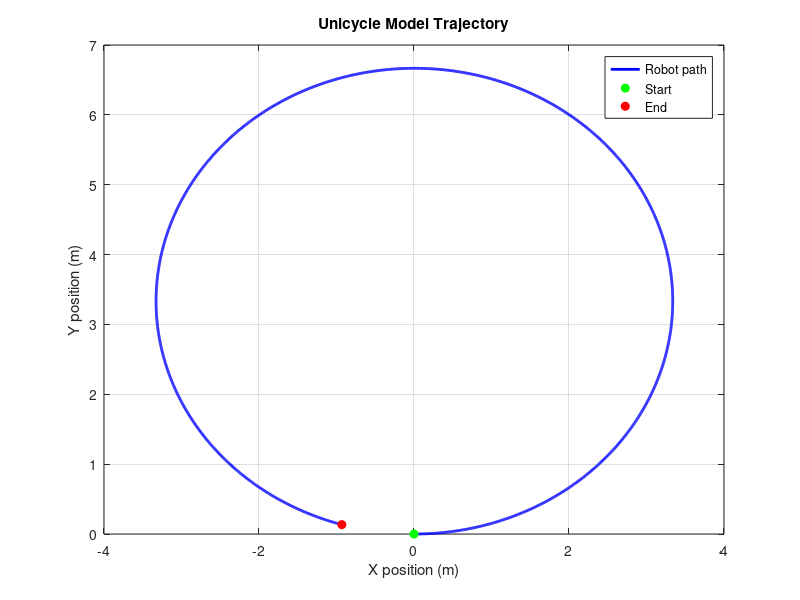

Here is the MATLAB script that generated this plot:
clear; clc; close all;


dt = 0.01;
T = 20;
t = 0:dt:T;

% Control inputs
V = 1;          
omega = 0.3;    


x(1) = 0;
y(1) = 0;
theta(1) = 0;


for k = 1:length(t)-1

   
    x_dot = V*cos(theta(k));
    y_dot = V*sin(theta(k));
    theta_dot = omega;

    
    x(k+1) = x(k) + x_dot*dt;
    y(k+1) = y(k) + y_dot*dt;
    theta(k+1) = theta(k) + theta_dot*dt;

end


plot(x, y, 'b', 'LineWidth', 2);
hold on;
plot(x(1), y(1), 'go', 'MarkerFaceColor', 'g'); % In matlab indexing starts at 1
plot(x(end), y(end), 'ro', 'MarkerFaceColor', 'r');

xlabel('X position (m)');
ylabel('Y position (m)');
title('Unicycle Model Trajectory');
legend('Robot path', 'Start', 'End');
%axis equal;
grid on;
